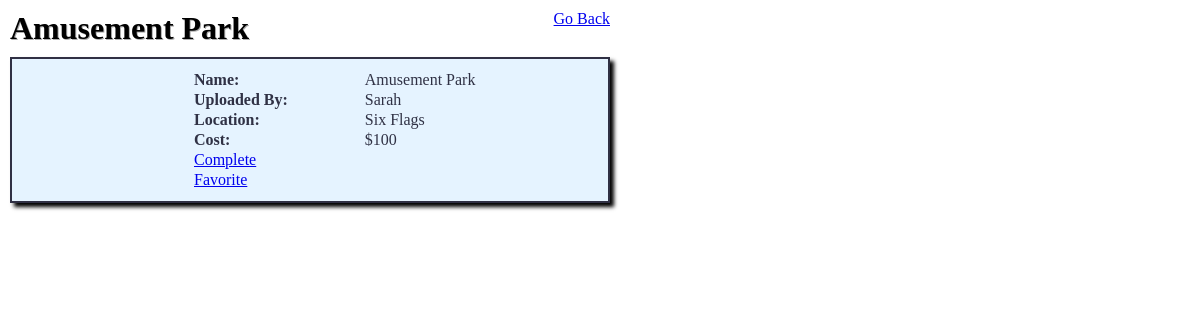
The page /view/9/ (signed in) on the database its author committed.
### date_app/models.py (models this page shows, shortened)
class Date(models.Model):
    name = models.CharField(max_length=255)
    description = models.TextField()
    location = models.CharField(max_length=255)
    cost = models.CharField(max_length=5)
    liked_by = models.ManyToManyField(User, related_name="users_who_like")
    completed_by = models.ManyToManyField(User, related_name="users_who_complete")
    uploaded_by = models.ForeignKey(User, related_name = 'user_who_uploaded', on_delete = models.CASCADE)
    created_at = models.DateTimeField(auto_now_add=True)
    updated_at = models.DateTimeField(auto_now=True)
    objects = DateManager()

class User(models.Model):
    firstname = models.CharField(max_length=45)
    lastname = models.CharField(max_length=45)
    email = models.CharField(max_length=255)
    password = models.CharField(max_length=45)
    created_at = models.DateTimeField(auto_now_add=True)
    updated_at = models.DateTimeField(auto_now=True)
    objects = UsersManager()

### date_app/views.py (the view)
# urls.py: path('view/<int:date_id>/', views.view),
def view(request, date_id):
    user = User.objects.get(id=(int(request.session['id'])))
    context = {
        "date": Date.objects.get(id=date_id),
        "user": user
    }
    return render(request, 'view.html', context)

### date_app/templates/view.html (shortened to what this page needs)
<!DOCTYPE html>
<html lang='en'>
    <head>
        {% load static %}
        <link rel="stylesheet" href="{% static 'view.css' %}">
    </head>
    <body>
        <div class="wrapper">
            <div class="top">
                <h1>{{ date.name }}</h1>
                <p><a href="../../success/">Go Back</a></p>
            </div>
            <div class="view">
                <table>
                    <div class="info">
                        <tr>
                            <td><h4>Name:</h4></td>
                            <td><p>{{ date.name }}</p></td>
                        </tr>
                        <tr>
                            <td><h4>Uploaded By:</h4></td>
                            <td><p>{{ date.uploaded_by.firstname }}</p></td>
                        </tr>
                        <tr>
                            <td><h4>Location:</h4></td>
                            <td><p>{{ date.location }}</p></td>
                        </tr>
                        <tr>
                            <td><h4>Cost:</h4></td>
                            <td><p>{{ date.cost }}</p></td>
                        </tr>
                        {% if user not in date.completed_by.all %}
                            <tr>
                                <td><a href="../../complete/{{ date.id }}/">Complete</a></td>
                            </tr>
                        {% endif %}
                        {% if user not in date.liked_by.all %}
                            {% if user not in date.completed_by.all %}
                                <tr>
                                    <td><a href="../../favorite/{{ date.id }}/">Favorite</a></td>
                                </tr>
                            {% endif %}
                        {% endif %}
                    </div>
                </table>
        </div>
    </body>
</html>

### date_app/static/view.css (style rules this page uses)
* { padding: 0px; margin: 0px }
.wrapper { width: 600px; padding: 10px; }
.top { display: flex; justify-content: space-between; }
h1 { text-shadow: 1px 1px rgba(0, 0, 0, 0.322); }
.view { padding: 10px; border: 2px solid #030016cc; box-shadow: 4px 4px 4px black; margin-top: 10px; background-color: #bfe0ff67; }
table { margin-left: 170px }
table p { margin-left: 75px; }
table p, h4 { color: #030016cc }

### rows shown on the page
Date: name "Amusement Park", uploaded_by.firstname "Sarah", location "Six Flags", cost "$100"
